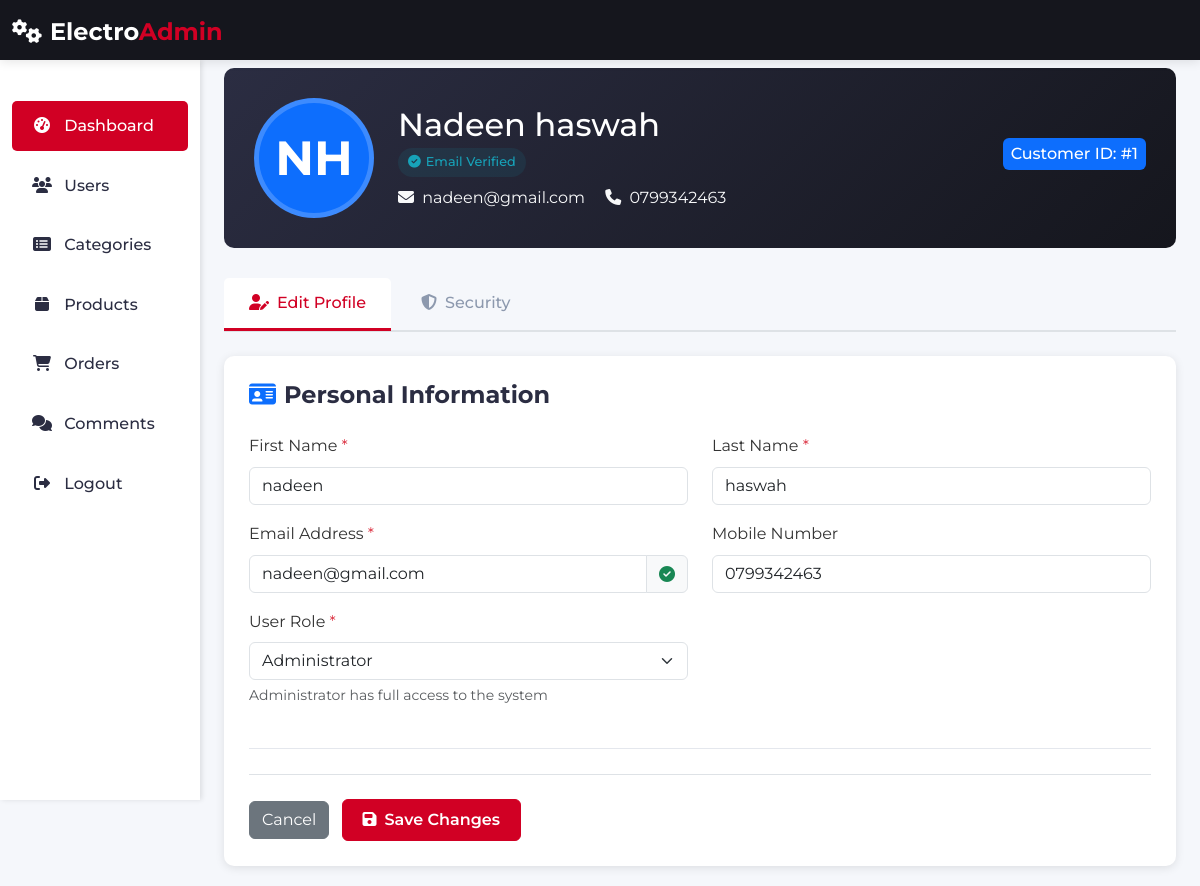
The page /admin/update_user.php?id=1 on the database its author committed.
### tables this page shows
CREATE TABLE IF NOT EXISTS `users` (
  `user_id` int NOT NULL AUTO_INCREMENT,
  `email` varchar(100) NOT NULL,
  `first_name` varchar(100) NOT NULL,
  `last_name` varchar(100) NOT NULL,
  `mobile` varchar(20) DEFAULT NULL,
  `password` varchar(255) NOT NULL,
  `role` enum('admin','user') NOT NULL DEFAULT 'user',
  PRIMARY KEY (`user_id`),
  UNIQUE KEY `email` (`email`)
);

### admin/config/database.php (called while the page is built, shortened)
<?php
class DatabasePDO
{
    private static $instance = null;
    private $conn;
    private function __construct()
    {
        $dsn = "mysql:host=" . DB_HOST . ";dbname=" . DB_NAME . ";charset=utf8mb4";
        $this->conn = new PDO($dsn, DB_USER, DB_PASS, [
            PDO::ATTR_ERRMODE => PDO::ERRMODE_EXCEPTION
        ]);
    }
    public static function getInstance()
    {
        if (self::$instance === null) {
            self::$instance = new DatabasePDO();
        }
        return self::$instance;
    }
    public function query($sql, $params = [])
    {
        $stmt = $this->conn->prepare($sql);
        $stmt->execute($params);
        return $stmt;
    }
}
$db = DatabasePDO::getInstance();

### admin/update_user.php (the view, shortened to what this page needs)
<?php
require_once 'config/database.php';
?>
<!DOCTYPE html>
<html lang="en">
<head>
    <link href="https://cdn.jsdelivr.net/npm/bootstrap@5.3.0-alpha1/dist/css/bootstrap.min.css" rel="stylesheet">
    <link rel="stylesheet" href="https://cdnjs.cloudflare.com/ajax/libs/font-awesome/6.4.0/css/all.min.css">
    <link rel="stylesheet" href="assets/css/admin-style.css">
</head>
<body>
    <?php
    include('includes/header.php');
    ?>
    <div class="container-fluid">
        <div class="row">
            <?php
            include('includes/sidebar.php');
            ?>
            <main class="col-md-9 ms-sm-auto col-lg-10 px-md-4 mt-5">
                <div class="user-profile-header">
                    <div class="row align-items-center">
                        <div class="col-md-8">
                            <div class="d-flex align-items-center">
                                <?php
                                $id = $_GET['id'];
                                $params1[] = $id;
                                $sql = "SELECT * FROM users WHERE user_id = ?";
                                $result = $db->query($sql, $params1);
                                $users = $result->fetchAll(PDO::FETCH_ASSOC);
                                if (count($users) > 0):
                                    foreach ($users as $user) :
                                        $firstLetters = strtoupper(substr($user['first_name'], 0, 1) . substr($user['last_name'], 0, 1));
                                ?>
                                        <div class="avatar-upload me-4">
                                            <div class="avatar-xl bg-primary"><?= $firstLetters ?></div>
                                        </div>
                                        <div>
                                            <h1 class="h2 mb-1"><?= ucwords($user['first_name']) . " " . $user['last_name'];  ?></h1>
                                            <p class="mb-2">
                                                <span class="verification-badge">
                                                    <i class="fas fa-check-circle"></i> Email Verified
                                                </span>
                                            </p>
                                            <p class="mb-0 text-light">
                                                <i class="fas fa-envelope me-1"></i> <?= $user['email'] ?>
                                                <i class="fas fa-phone ms-3 me-1"></i> <?= $user['mobile'] ?>
                                            </p>
                                        </div>
                            </div>
                        </div>
                        <div class="col-md-4 text-md-end mt-3 mt-md-0">
                            <span class="badge bg-primary fs-6 p-2 mb-2">Customer ID: #<?= $user['user_id'] ?></span>
                        </div>
                    </div>
                </div>
                <ul class="nav nav-tabs" id="userTabs" role="tablist">
                    <li class="nav-item" role="presentation">
                        <button class="nav-link active" id="profile-tab" data-bs-toggle="tab" data-bs-target="#profile" type="button">
                            <i class="fas fa-user-edit me-2"></i>Edit Profile
                        </button>
                    </li>
                    <li class="nav-item" role="presentation">
                        <button class="nav-link" id="security-tab" data-bs-toggle="tab" data-bs-target="#security" type="button">
                            <i class="fas fa-shield-alt me-2"></i>Security
                        </button>
                    </li>
                </ul>
                <div class="tab-content mt-4" id="userTabsContent">
                    <div class="tab-pane fade show active" id="profile" role="tabpanel">
                        <form id="updateUserForm" class="needs-validation" method="POST" action="udpateUserInfo.php">
                            <div class="form-section">
                                <h4 class="mb-4">
                                    <i class="fas fa-id-card text-primary me-2"></i>Personal Information
                                </h4>
                                <div class="row">
                                    <div class="col-md-6 mb-3">
                                        <label class="form-label">First Name <span class="text-danger">*</span></label>
                                        <input type="text" class="form-control" name="first_name" value="<?= $user['first_name'] ?>" required>
                                    </div>
                                    <div class="col-md-6 mb-3">
                                        <label class="form-label">Last Name <span class="text-danger">*</span></label>
                                        <input type="text" class="form-control" name="last_name" value="<?= $user['last_name'] ?>" required>
                                    </div>
                                </div>
                                <div class="row">
                                    <div class="col-md-6 mb-3">
                                        <label class="form-label">Email Address <span class="text-danger">*</span></label>
                                        <div class="input-group">
                                            <input type="email" class="form-control" name="email" value="<?= $user['email'] ?>" required>
                                            <span class="input-group-text">
                                                <i class="fas fa-check-circle text-success"></i>
                                            </span>
                                        </div>
                                    </div>
                                    <div class="col-md-6 mb-3">
                                        <label class="form-label">Mobile Number</label>
                                        <input type="tel" class="form-control" name="mobile" value="<?= $user['mobile'] ?>">
                                    </div>
                                    <div class="col-md-6 mb-3">
                                        <label class="form-label">User Role <span class="text-danger">*</span></label>
                                        <select class="form-select" name="role" required>
                                            <option value="admin" <?= ($user['role'] == 'admin') ? 'selected' : ''; ?>>Administrator</option>
                                        </select>
                                        <div class="form-text">
                                            Administrator has full access to the system
                                        </div>
                                    </div>
                                </div>
                            </div>
                            <div class="d-flex justify-content-between align-items-center pt-4 border-top">
                                <div>
                                    <button type="button" class="btn btn-secondary me-2" onclick="window.history.back()">
                                        Cancel
                                    </button>
                                    <button type="submit" name="submit" class="btn btn-primary">
                                        <i class="fas fa-save me-2"></i>Save Changes
                                    </button>
                                </div>
                            </div>
                        </form>
                    </div>
            <?php endforeach;
                                endif;    ?>
                </div>
            </main>
        </div>
    </div>
</body>
</html>

### admin/assets/css/admin-style.css (style rules this page uses)
:root { --body-color: #333; --headers-color: #2B2D42; --primary-color: #D10024; --dark-color: #15161D; --dark-alt: #1E1F29; --grey-light: #E4E7ED; --grey-lighter: #FBFBFC; --grey-medium: #8D99AE; --grey-dark: #B9BABC; }
* { margin: 0; padding: 0; box-sizing: border-box; }
body { font-family: 'Montserrat', sans-serif; color: var(--body-color); background-color: #f5f7fb; line-height: 1.6; overflow-x: hidden; }
h1, h2, h3, h4, h5, h6 { color: var(--headers-color); font-weight: 700; }
.btn-primary { background-color: var(--primary-color); border-color: var(--primary-color); padding: 8px 20px; font-weight: 600; transition: all 0.3s ease; }
main { margin-top: 60px; padding: 20px; min-height: calc(100vh - 60px); }
.badge { padding: 5px 10px; font-weight: 500; }

### admin/update_user.php (style rules this page uses)
.user-profile-header { background: linear-gradient(135deg, #2B2D42 0%, #15161D 100%); color: white; padding: 30px; border-radius: 10px; margin-bottom: 30px; }
.avatar-xl { width: 120px; height: 120px; border-radius: 50%; display: flex; align-items: center; justify-content: center; font-size: 3rem; font-weight: bold; border: 5px solid rgba(255, 255, 255, 0.2); }
.avatar-upload { position: relative; cursor: pointer; }
.tab-content { background: white; border-radius: 10px; padding: 25px; box-shadow: 0 2px 10px rgba(0, 0, 0, 0.1); }
.nav-tabs { border-bottom: 2px solid #dee2e6; }
.nav-tabs .nav-link { border: none; color: var(--grey-medium); font-weight: 500; padding: 12px 25px; margin-right: 5px; border-radius: 5px 5px 0 0; }
.nav-tabs .nav-link.active { color: var(--primary-color); background-color: white; border-bottom: 3px solid var(--primary-color); }
.form-section { border-bottom: 1px solid var(--grey-light); padding-bottom: 25px; margin-bottom: 25px; }
.verification-badge { display: inline-flex; align-items: center; gap: 5px; padding: 4px 10px; background-color: rgba(23, 162, 184, 0.1); color: #17a2b8; border-radius: 15px; font-size: 0.8rem; font-weight: 500; }

### rows shown on the page
users: firstLetters "NH", first_name "Nadeen", last_name "haswah", email "nadeen@gmail.com", mobile "0799342463", user_id "1", first_name "nadeen", role "Administrator"
